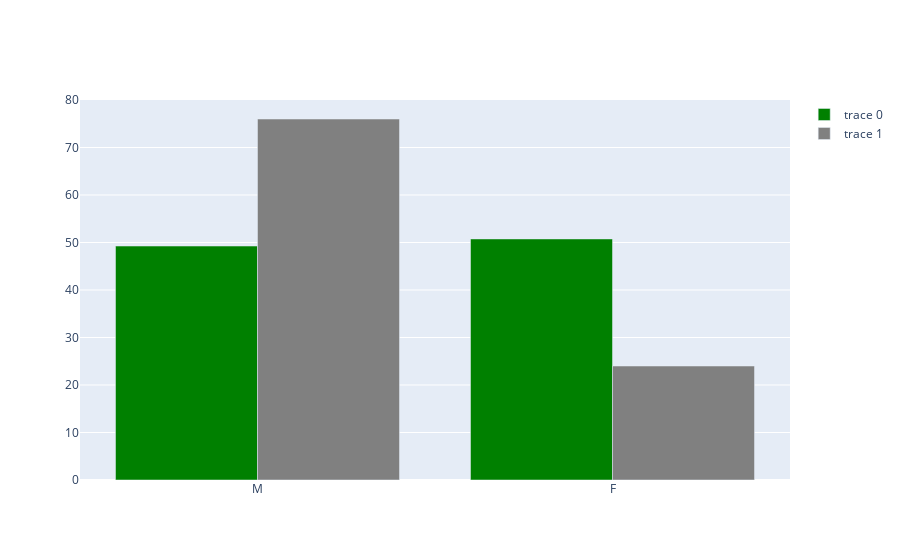

Source (notebook cell):
### Code cell
# Gender graph 1: side-by-side bar chart

# Weird thought: what if we showed gender by number of people the sen represents? 


trace1 = go.Bar(
    x = ['M', 'F'],
    y = us_sex_ratio, 
    marker_color = 'green')

trace2 = go.Bar(
    x = ['M', 'F'],
    y = sen_sex_ratio,
    marker_color = 'gray')

fig = go.Figure([trace1, trace2])
fig.update_layout(barmode='group')

fig.show()

### Figure 1 — Plotly figure (JSON) as saved in the notebook; plotly's stock layout.template omitted (floating-point values rounded to 4 significant figures)
{"data": [{"marker": {"color": "green"}, "type": "bar", "x": ["M", "F"], "y": [49.25, 50.75]}, {"marker": {"color": "gray"}, "type": "bar", "x": ["M", "F"], "y": [76, 24]}], "layout": {"barmode": "group"}}
